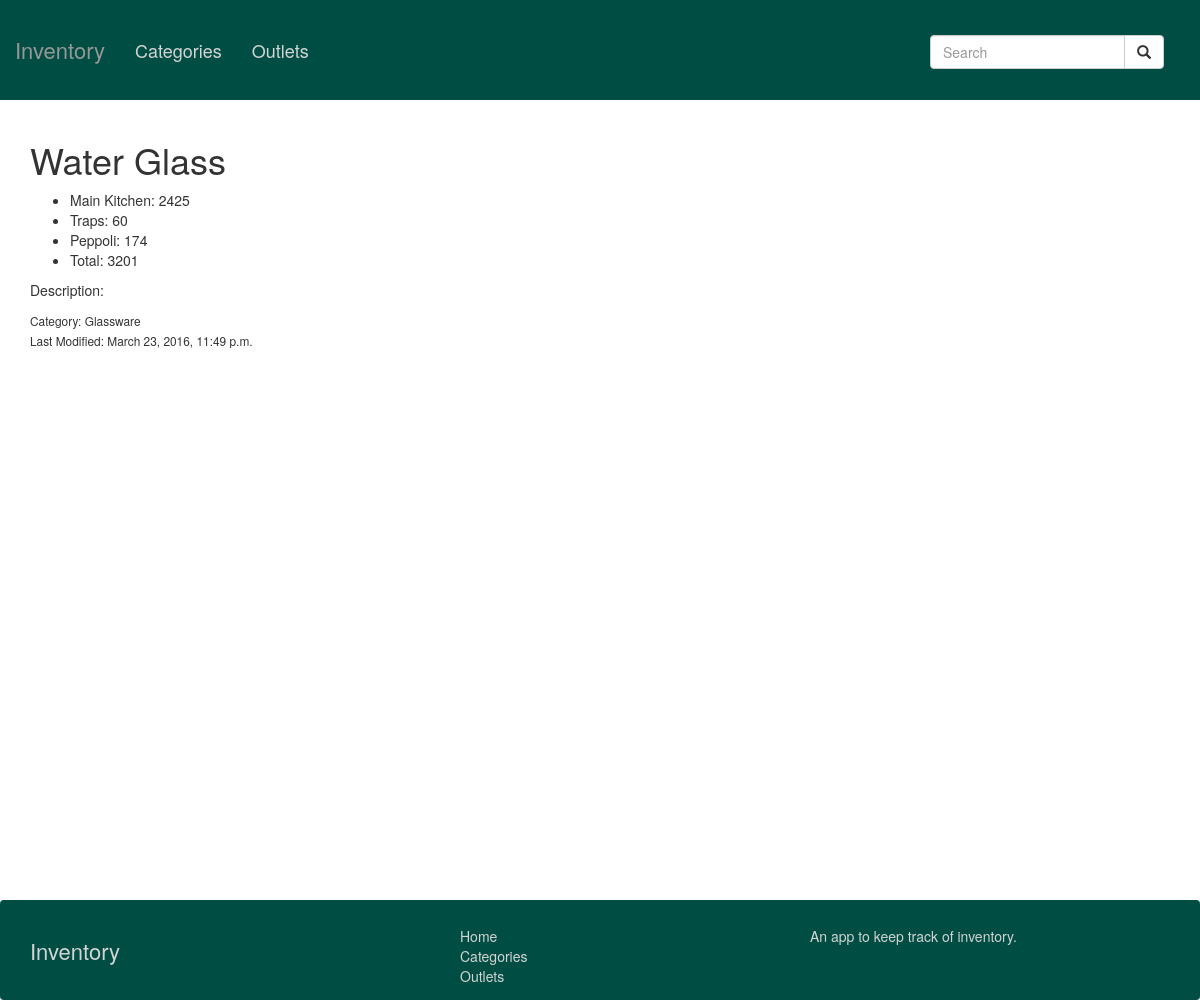
/item/1/, run on an earlier commit of the app's database.
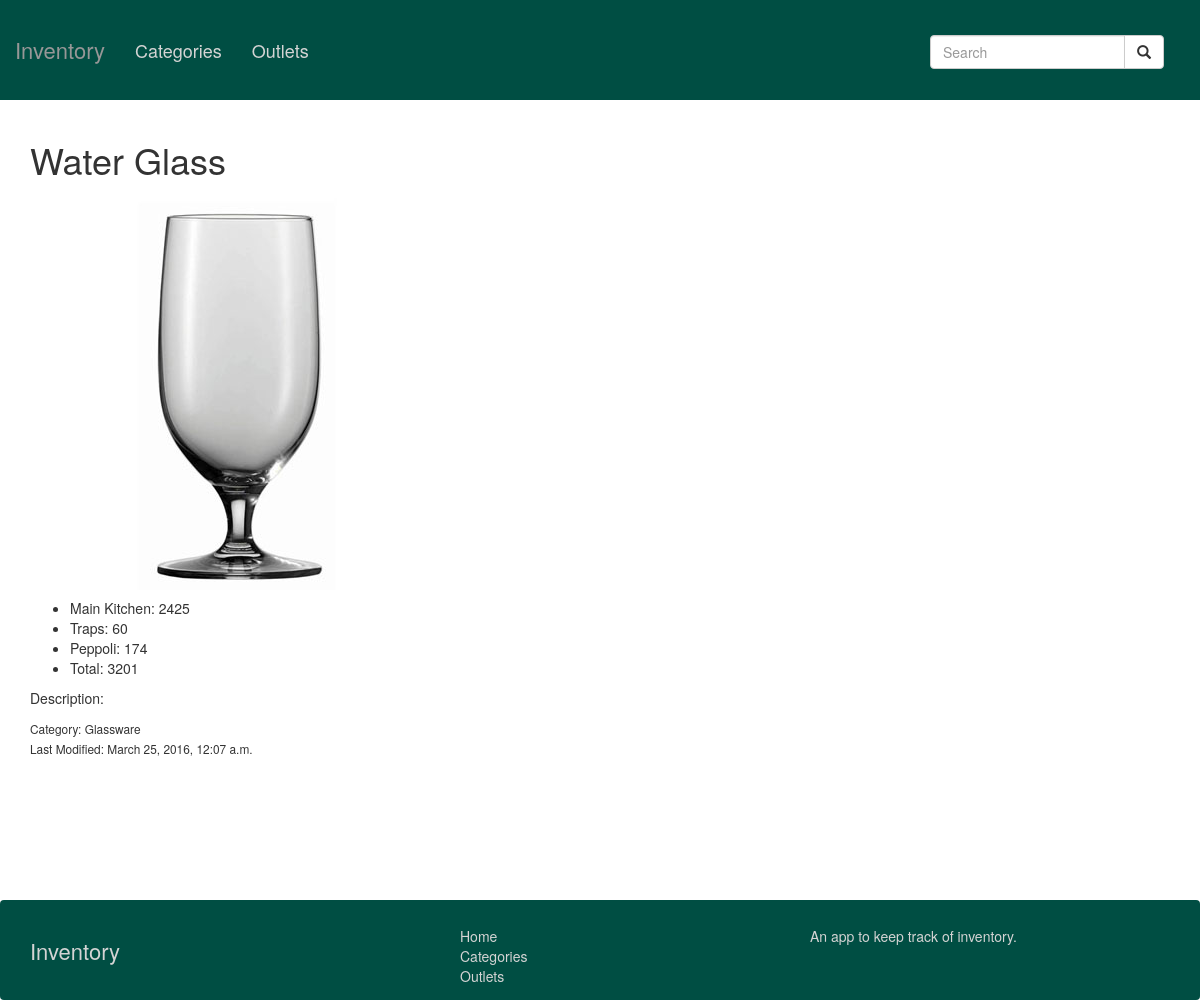
And on a later commit of the database.
### inventory_app/models.py (models this page shows, shortened)
class Item(models.Model):
  name = models.CharField(max_length=100, blank=False)
  last_modified = models.DateTimeField(auto_now=True)
  total = models.IntegerField(default=0)
  image = models.ImageField(upload_to="images", blank=True, null=True)
  description = models.TextField(blank=True)
  category = models.ForeignKey('Category', on_delete=models.CASCADE)
  outlets = models.ManyToManyField('Outlet', through='Count')

class Category(models.Model):
  name = models.CharField(max_length=50, blank=False)
  def __str__(self):
    return self.name

### inventory_app/views.py (the view)
# urls.py: url(r'^item/(?P<id>[0-9]+)/$', views.item, name='item'),
def item(request, id):
  item = get_object_or_404(Item, id=id)
  t = loader.get_template('item.html')
  c = Context({ 'item': item })
  return HttpResponse(t.render(c))

### templates/item.html
{% extends '_base.html' %}
{% block content %}
<div class="center">
  <h1>{{ item.name }}</h1>
  {% if item.image %}
    <img src="/images/{{item.image}}" alt="{{item.name}}">
  {% endif %}
  <ul>
  {% for outlet in item.count_set.all %}
    <li>{{ outlet.outlet.name }}: {{ outlet.amount }}</li>
  {% endfor %}
    <li>Total: {{ item.total }}</li>
  </ul>
  <p>Description:</br>{{ item.description }}</p>
  <p><small>Category: {{ item.category }}</br>
    Last Modified: {{ item.last_modified }}</small></p>
</div>
{% endblock %}

What changed in the data, as far as the page shows it:
changed Item "Water Glass": image: picture added; last_modified "March 23, 2016, 11:49 p.m." → "March 25, 2016, 12:07 a.m."
